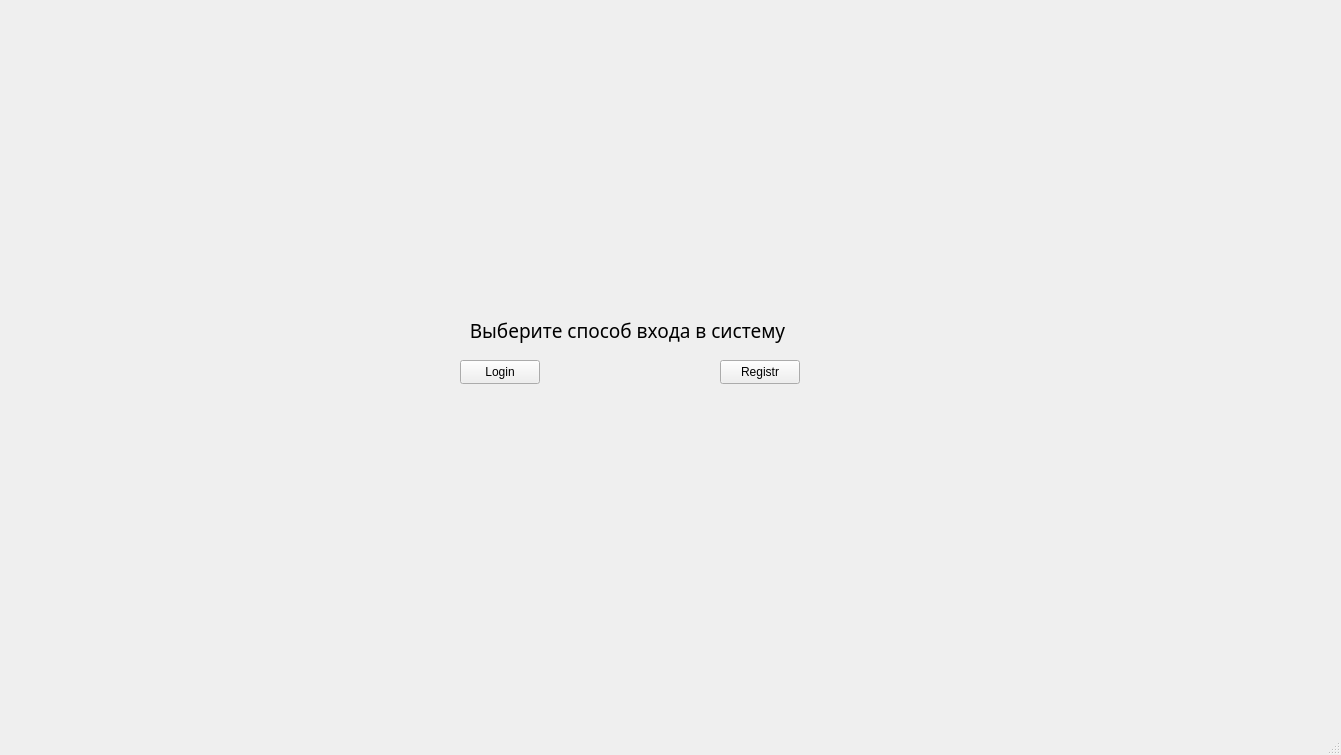
<?xml version="1.0" encoding="UTF-8"?>
<ui version="4.0">
 <class>MainWindow</class>
 <widget class="QMainWindow" name="MainWindow">
  <property name="geometry">
   <rect>
    <x>0</x>
    <y>0</y>
    <width>1341</width>
    <height>755</height>
   </rect>
  </property>
  <property name="windowTitle">
   <string>MainWindow</string>
  </property>
  <widget class="QWidget" name="centralwidget">
   <widget class="QLabel" name="label">
    <property name="geometry">
     <rect>
      <x>377</x>
      <y>295</y>
      <width>501</width>
      <height>71</height>
     </rect>
    </property>
    <property name="font">
     <font>
      <family>Segoe UI Black</family>
      <pointsize>14</pointsize>
     </font>
    </property>
    <property name="text">
     <string>Выберите способ входа в систему</string>
    </property>
    <property name="textFormat">
     <enum>Qt::MarkdownText</enum>
    </property>
    <property name="alignment">
     <set>Qt::AlignCenter</set>
    </property>
   </widget>
   <widget class="QPushButton" name="registr">
    <property name="geometry">
     <rect>
      <x>720</x>
      <y>360</y>
      <width>80</width>
      <height>24</height>
     </rect>
    </property>
    <property name="text">
     <string>Registr</string>
    </property>
   </widget>
   <widget class="QPushButton" name="login">
    <property name="geometry">
     <rect>
      <x>460</x>
      <y>360</y>
      <width>80</width>
      <height>24</height>
     </rect>
    </property>
    <property name="text">
     <string>Login</string>
    </property>
   </widget>
  </widget>
  <widget class="QMenuBar" name="menubar">
   <property name="geometry">
    <rect>
     <x>0</x>
     <y>0</y>
     <width>1341</width>
     <height>21</height>
    </rect>
   </property>
  </widget>
  <widget class="QStatusBar" name="statusbar"/>
 </widget>
 <resources/>
 <connections/>
</ui>
